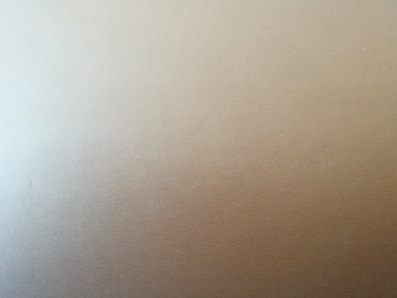
#> input picture Moudel10/Haralick/testing/IMG_20180127_104828.jpg, 397 x 298 px
$ python Sobel.py --image ../Moudel10/Haralick/testing/IMG_20180127_104828.jpg   (older library calls are emulated)
#> lines starting #> are read from the running program, lines starting #| are printed output that depends on the picture
#coding=utf-8
import argparse
import cv2

ap = argparse.ArgumentParser()
ap.add_argument("-i", "--image", required = True, help = "Path to the image")
args = vars(ap.parse_args())

image = cv2.imread(args["image"])
#> image is the input picture: shape (298, 397, 3); mean B, G, R 145.3, 159.2, 169.4
gray = cv2.cvtColor(image, cv2.COLOR_BGR2GRAY)
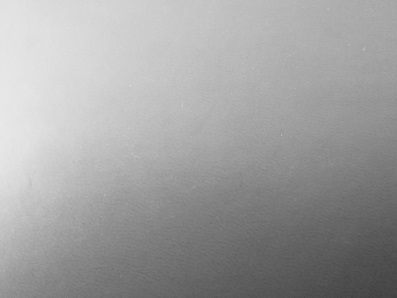
#> gray: shape (298, 397); min 65, max 233, mean 160.7
cv2.imshow("Original", image)

gX = cv2.Sobel(gray, ddepth = cv2.CV_64F, dx = 1, dy = 0)
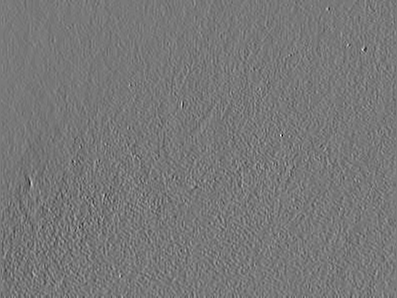
#> gX: shape (298, 397) float64; min -87, max 94, mean -1.8; drawn with min black and max white
gY = cv2.Sobel(gray, ddepth = cv2.CV_64F, dx = 0, dy = 1)
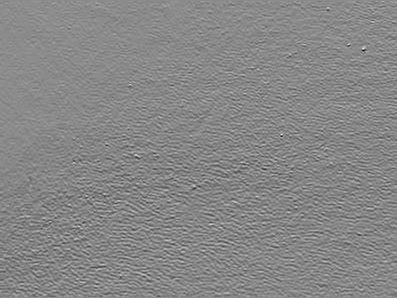
#> gY: shape (298, 397) float64; min -90, max 75, mean -2.6; drawn with min black and max white

gX = cv2.convertScaleAbs(gX)
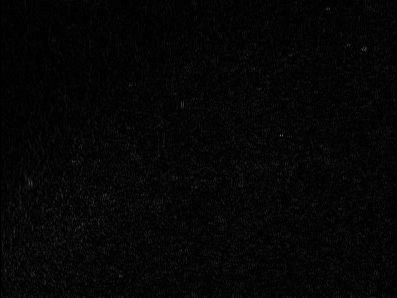
#> gX: shape (298, 397); min 0, max 94, mean 5.6
gY = cv2.convertScaleAbs(gY)

sobleCombined = cv2.addWeighted(gX, 0.5, gY, 0.5, 0)

cv2.imshow("Sobel X", gX)
cv2.imshow("Sobel Y", gY)
cv2.imshow("Sobel Combined", sobleCombined)
cv2.waitKey(0)

$ run again, on Moudel10/Haralick/testing/lattice_05.jpg
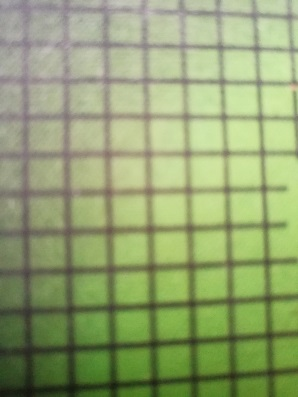
#> input picture Moudel10/Haralick/testing/lattice_05.jpg, 298 x 397 px
#> image is the input picture: shape (397, 298, 3); mean B, G, R 113.1, 162.3, 146.6
#> `gY = cv2.Sobel(gray, ddepth = cv2.CV_64F, dx = 0, dy = 1)`:
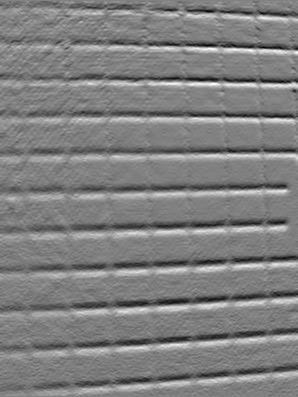
#> gY: shape (397, 298) float64; min -155, max 150, mean -2; drawn with min black and max white
#> `sobleCombined = cv2.addWeighted(gX, 0.5, gY, 0.5, 0)`:
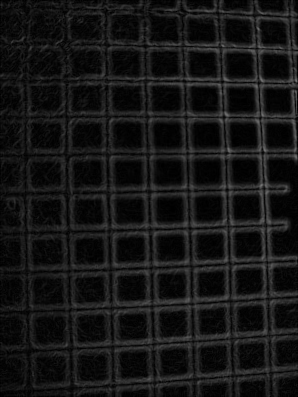
#> sobleCombined: shape (397, 298); min 0, max 118, mean 21.5
